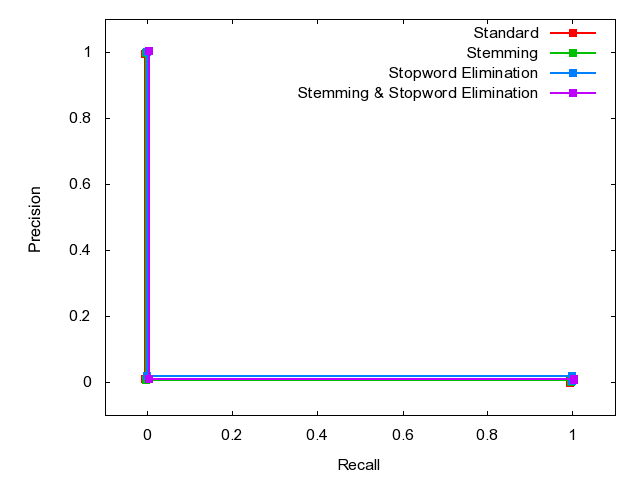

This figure's gnuplot source:

	set terminal png
	set output 'Q20.png'
	set ylabel 'Precision'
	set xlabel 'Recall'
	set xrange [-0.1:1.1]
	set yrange [-0.1:1.1]
	plot 'Q20.dat' index 0 using 1:2 w linespoints lw 2 pt 5 title 'Standard', \
'Q20.dat' index 1 using 1:2 w linespoints lw 2 pt 5 title 'Stemming', \
'Q20.dat' index 2 using 1:2 w linespoints lw 2 pt 5 title 'Stopword Elimination', \
'Q20.dat' index 3 using 1:2 w linespoints lw 2 pt 5 title 'Stemming & Stopword Elimination'
